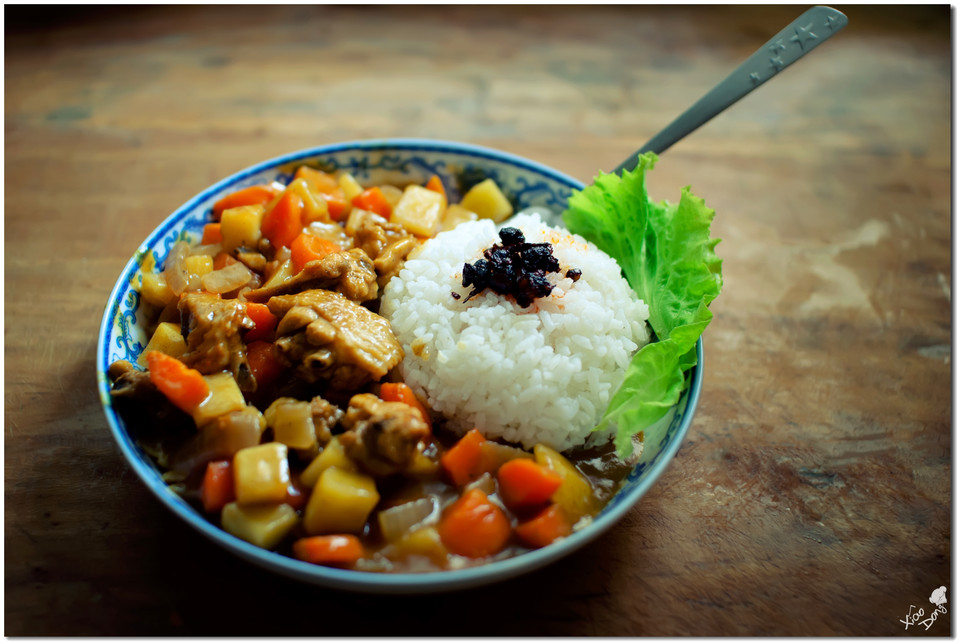
//> input picture 5/5.4DFT/1.jpg, 960 x 643 px
$ ./main   (built with g++ and OpenCV 4)
//> lines starting //> are read from the running program, lines starting //| are printed output that depends on the picture; pictures that were not available may be replaced by others from this repository, and a replacement may not be noted
#include "opencv2/highgui/highgui.hpp"
#include "opencv2/imgproc/imgproc.hpp"

#include <iostream>
using namespace std;
using namespace cv;

int main()
{
    Mat srcImage_base,hsvImage_base;
    Mat srcImage_test1,hsvImage_test1;
    Mat srcImage_test2,hsvImage_test2;
    Mat hsvImage_halfDown;

    srcImage_base=imread("/Users/gcxy/Desktop/OpenCV3-Intro-Book-Src-master/OpenCV3-examples/src/【9】第九章/【82】直方图对比/82_直方图对比/1.jpg",1);
//> srcImage_base is the input picture: 643 rows x 960 cols, CV_8UC3; mean B, G, R 73.6, 105.4, 117.2
    srcImage_test1=imread("/Users/gcxy/Desktop/OpenCV3-Intro-Book-Src-master/OpenCV3-examples/src/【9】第九章/【82】直方图对比/82_直方图对比/2.jpg",1);;
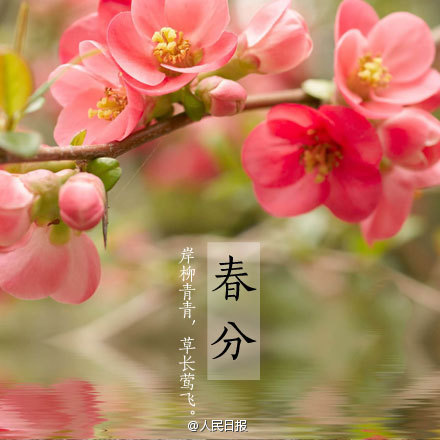
//> input picture 3.2-trackbar/2.jpg, 440 x 440 px
//> srcImage_test1 is the input picture: 440 rows x 440 cols, CV_8UC3; mean B, G, R 96.8, 128.3, 184.4
    srcImage_test2=imread("/Users/gcxy/Desktop/OpenCV3-Intro-Book-Src-master/OpenCV3-examples/src/【9】第九章/【82】直方图对比/82_直方图对比/3.jpg",1);;
    imshow("base",srcImage_base);
    imshow("test1",srcImage_test1);
    imshow("test2",srcImage_test2);

    cvtColor(srcImage_base, hsvImage_base, COLOR_BGR2HSV);
//> hsvImage_base: 643 rows x 960 cols, CV_8UC3; mean H, S, V 27.4, 127.8, 124.5
    cvtColor(srcImage_test1, hsvImage_test1, COLOR_BGR2HSV);
//> hsvImage_test1: 440 rows x 440 cols, CV_8UC3; mean H, S, V 40.4, 126.2, 184.5
    cvtColor(srcImage_test2, hsvImage_test2, COLOR_BGR2HSV);

    //half picture
    hsvImage_halfDown = hsvImage_base(Range(hsvImage_base.rows/2,hsvImage_base.rows - 1),Range(0,hsvImage_base.cols - 1));
//> hsvImage_halfDown: 321 rows x 959 cols, CV_8UC3; mean H, S, V 24.1, 150.1, 98.5

    int h_bins =50;int s_bins =60;
    int histSize[]={h_bins,s_bins};

    float h_ranges[] = {0,256};
    float s_ranges[] = {0,180};

    const float* ranges[] = {h_ranges,s_ranges};
    int channels[]={ 0,1 };
    MatND baseHist;
    MatND halfDownHist;
    MatND testHist1;
    MatND testHist2;

    calcHist(&hsvImage_base, 1, channels, Mat(),baseHist, 2, histSize,ranges,true,false);
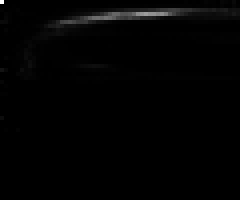
//> baseHist: 50 rows x 60 cols, CV_32FC1 (shown 4 times larger); min 0, max 14152, mean 152; drawn with min black and max white
    normalize(baseHist,baseHist,0,1,NORM_MINMAX,-1,Mat());

    calcHist(&hsvImage_halfDown, 1, channels, Mat(),halfDownHist, 2, histSize,ranges,true,false);
    normalize(hsvImage_halfDown,hsvImage_halfDown,0,1,NORM_MINMAX,-1,Mat());
//> hsvImage_halfDown: 321 rows x 959 cols, CV_8UC3; mean H, S, V 0.021, 0.546, 0.329

    calcHist(&hsvImage_test1, 1, channels, Mat(),testHist1, 2, histSize,ranges,true,false);
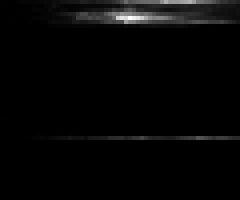
//> testHist1: 50 rows x 60 cols, CV_32FC1 (shown 4 times larger); min 0, max 2373, mean 55.9; drawn with min black and max white
    normalize(testHist1,testHist1,0,1,NORM_MINMAX,-1,Mat());

    calcHist(&hsvImage_test2, 1, channels, Mat(),testHist2, 2, histSize,ranges,true,false);
    normalize(testHist2,testHist2,0,1,NORM_MINMAX,-1,Mat());

    for(int i= 0;i < 4;i++)
    {
        int compare_method=i;
        double base_base = compareHist(baseHist,baseHist,compare_method);
        double base_half = compareHist(baseHist, halfDownHist, compare_method);
        double base_test1 = compareHist(baseHist, testHist1, compare_method);
        double base_test2 = compareHist(baseHist, testHist2, compare_method);
        printf("\n方法[%d]匹配结果如下：\n[ 基准图 - 基准图]:%f,[基准图 - 半身图]:%f,[基准图 - 测试图1]:%f,[基准图 -测试图2]:%f\n",i,base_base,base_half,base_test1,base_test2);
    }
//> this loop made 4 passes
//> (base_base, base_half, base_test1, base_test2) on passes 1 to 4: (1, 0.886, 0.476, 1), (0, 1.53e+09, 11890.6, 0), (32.21, 32.16, 19.31, 32.21), (0, 0.216, 0.595, 0)
//| 方法[0]匹配结果如下：
//| [ 基准图 - 基准图]:1.000000,[基准图 - 半身图]:0.886299,[基准图 - 测试图1]:0.476198,[基准图 -测试图2]:1.000000
//| 方法[1]匹配结果如下：
//| [ 基准图 - 基准图]:0.000000,[基准图 - 半身图]:1533516465.874669,[基准图 - 测试图1]:11890.633473,[基准图 -测试图2]:0.000000
//| 方法[2]匹配结果如下：
//| [ 基准图 - 基准图]:32.214035,[基准图 - 半身图]:32.161463,[基准图 - 测试图1]:19.306483,[基准图 -测试图2]:32.214035
//| 方法[3]匹配结果如下：
//| [ 基准图 - 基准图]:0.000000,[基准图 - 半身图]:0.215793,[基准图 - 测试图1]:0.595146,[基准图 -测试图2]:0.000000
    printf("检测结束。");
    waitKey();
    return 0;
}
